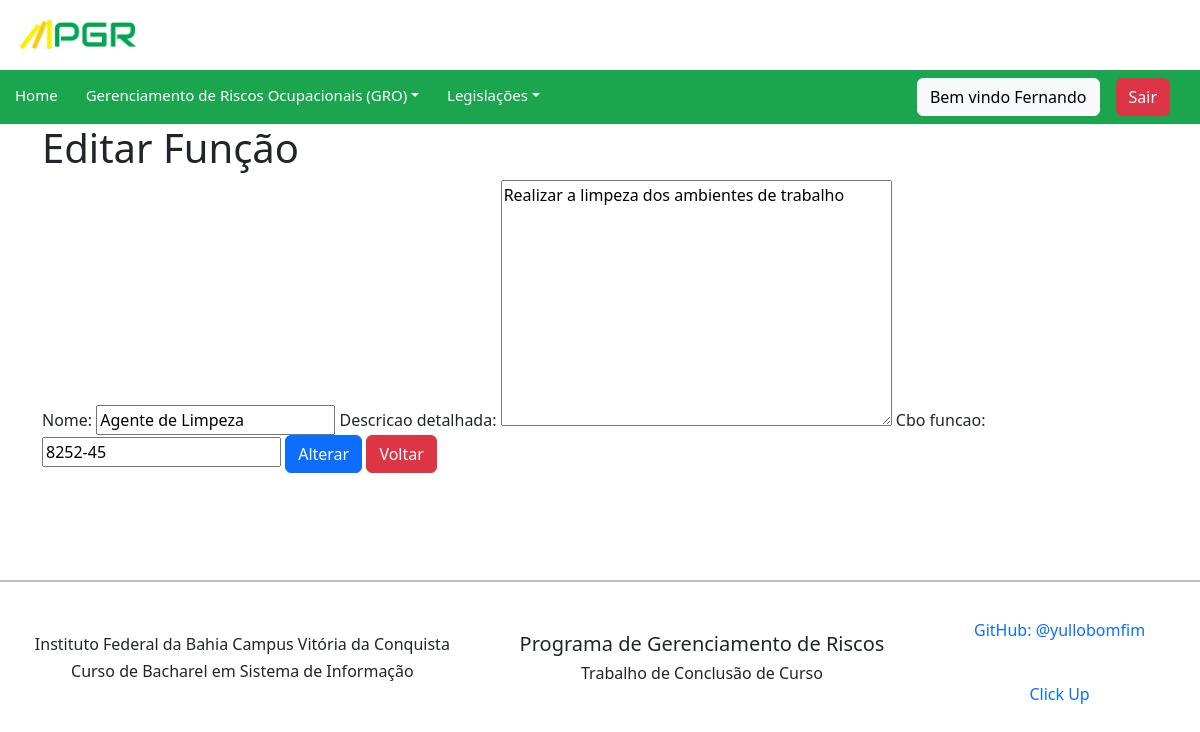
/funcao/update/2/ (signed in), run on the app's committed database.
### pgr/models.py (models this page shows, shortened)
class Funcao(models.Model):
    nome = models.CharField(max_length=50)
    descricao_detalhada = models.TextField()
    cbo_funcao = models.CharField(max_length=50)
    class Meta:
        verbose_name = "funcao"
        verbose_name_plural = "funcoes"
        ordering = ['nome']

### pgr/views.py (the view)
# urls.py: path('funcao/update/<int:pk>/', FuncaoUpdateView.as_view(), name='funcao_update'),
class FuncaoUpdateView(LoginRequiredMixin, UpdateView):
    login_url = reverse_lazy('login')
    model = Funcao
    form_class = FuncaoForm
    template_name = 'funcao_update.html'
    success_url = reverse_lazy('funcao_list')

### pgr/forms.py
class FuncaoForm(ModelForm):
    class Meta:
        model= Funcao
        fields = '__all__'

### pgr/templates/funcao_update.html (shortened to what this page needs)
{% extends 'base.html' %}
{% load bootstrap %}
{% block content %}
<div class="container">
  <h1>Editar Função</h1>
  <form method="post">
    {{ form|bootstrap }}
    <button class="btn btn-primary" type="submit">Alterar</button>
    <a class="btn btn-danger" href="/funcao/">Voltar</a>
  </form>
</div>
  {% endblock %}

### pgr/templates/includes/navbar.html (shortened to what this page needs)
<nav class="navbar navbar-expand-lg navbar-light" style="background-color: #1ca54f;">
    <ul class="navbar-nav nav-text me-auto mb-2 mb-lg-0">
        <li class="nav-item">
            <a class="nav-link" href="{% url 'home'%}" >Home</a>
        </li>
        {% if user.is_authenticated %}
        <li class="nav-item dropdown dmenu">
            <a class="nav-link dropdown-toggle" href="#" id="navbardrop" data-toggle="dropdown">Gerenciamento de Riscos Ocupacionais (GRO)</a>
        </li>
        {% endif %}
        <li class="nav-item">
            <li class="nav-item dropdown dmenu">
            <a class="nav-link dropdown-toggle" href="#" id="navbardrop" data-toggle="dropdown">Legislações</a>
        </li>
    </ul>
        <div class="d-flex gap-3 align-items-center" style="margin-right: 30px">
            {% if user.is_authenticated %}
                <span class="btn btn-light">Bem vindo {{request.user|title}}</span>
                <a class="btn btn-danger" href="{% url 'logout' %}">Sair</a>
            {% endif %}
        </div>
</nav>

### pgr/static/css/pgr.css (style rules this page uses)
.navbar-light .navbar-nav .nav-link { display: block; color: #fff; padding-left: 15px; padding-top: 5px; font-size: 15px; margin-right: 5px; text-decoration: none; transition: color 0.3s ease-in-out, background-color 0.3s ease-in-out; }
.container { min-height: inherit; margin: auto; justify-content: center; align-items: center; }

### data on the page
Funcao: nome "Agente de Limpeza", descricao_detalhada "Realizar a limpeza dos ambientes de trabalho", cbo_funcao "8252-45"

### other printed values
{{ request.user|title }} "Fernando"
